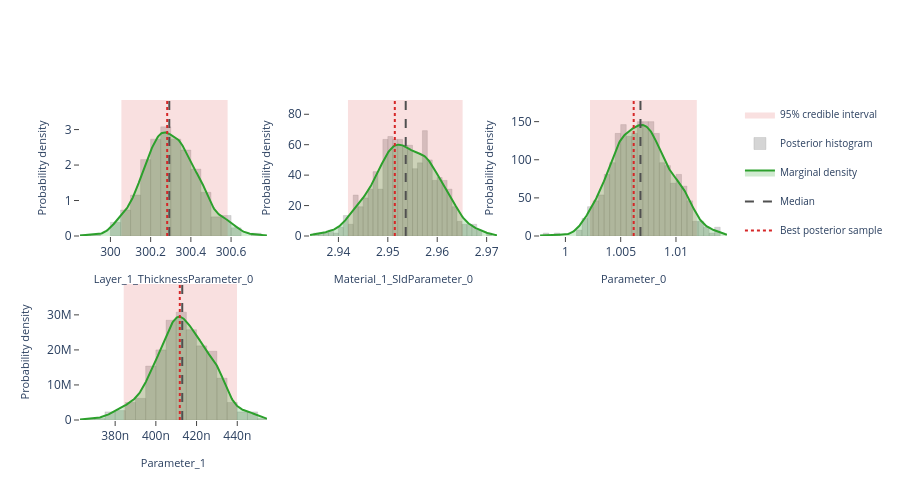

The code cell stored with this chart in its notebook:
### Markdown cell above
## Interactive posterior plots

The next three cells render the same Plotly figures that are shown on the
Bayesian Posterior tab of the EasyReflectometryApp:

* **Marginals** — per-parameter distribution: histogram + smooth KDE marginal,
  shaded 95% credible interval, and median / best-sample lines
  (`plot_distribution` or `posterior.distribution()`)
* **Corner plot** — pairwise marginals + 2-D contours + scatter (`plot_corner`)
* **Traces** — per-chain trace + marginal histogram (`plot_trace`)

The standalone helpers are called with ``return_figure=True`` so they return a
Plotly ``Figure`` that we render in the notebook with ``fig.show()``; the
``PosteriorResults`` methods return the figure directly.

### Code cell
# ---- Marginal posterior distributions ---------------------------------------
# One panel per free parameter, each overlaying the posterior histogram, a
# smooth Gaussian-KDE marginal, the shaded 95% credible interval, and the
# median / best-sample reference lines.  Mirrors the "Marginals" sub-tab in
# the EasyReflectometryApp.

# The PosteriorResults method passes ``logp`` through automatically so the
# best posterior sample (MAP) line is drawn:
fig = posterior.distribution()
fig.show()

# Standalone equivalent (pass ``logp`` to get the best-sample line):
# fig = plot_distribution(
#     posterior.draws,
#     posterior.param_names,
#     logp=posterior.logp,
#     return_figure=True,
# )
# fig.show()

### Figure 1 — Plotly figure (JSON) as saved in the notebook; plotly's stock layout.template omitted (floating-point values rounded to 4 significant figures; data arrays with more than 128 entries replaced by an {"elided": "..."} marker saying what was removed)
{"data": [{"fill": "toself", "fillcolor": "rgba(214, 39, 40, 0.14)", "hoverinfo": "skip", "legendgroup": "95% credible interval", "line": {"color": "rgba(214, 39, 40, 0.14)", "width": 0}, "mode": "lines", "name": "95% credible interval", "showlegend": true, "type": "scatter", "x": [300.1, 300.6, 300.6, 300.1, 300.1], "xaxis": "x", "y": [0.0, 0.0, 3.834, 3.834, 0.0], "yaxis": "y"}, {"histnorm": "probability density", "hovertemplate": "sample=%{x:.4f}<br>density: %{y:.2f}<extra></extra>", "legendgroup": "histogram", "marker": {"color": "rgba(120, 120, 120, 0.38)", "line": {"color": "rgba(120, 120, 120, 0.24)", "width": 1}}, "name": "Posterior histogram", "nbinsx": 40, "opacity": 0.82, "showlegend": true, "type": "histogram", "x": {"elided": "520 float values"}, "xaxis": "x", "yaxis": "y"}, {"fill": "tozeroy", "fillcolor": "rgba(44, 160, 44, 0.22)", "hovertemplate": "Layer_1_ThicknessParameter_0: %{x:.4f}<br>density: %{y:.4f}<extra></extra>", "legendgroup": "marginal", "line": {"color": "rgb(44, 160, 44)", "width": 2}, "mode": "lines", "name": "Marginal density", "showlegend": true, "type": "scatter", "x": {"elided": "256 float values"}, "xaxis": "x", "y": {"elided": "256 float values"}, "yaxis": "y"}, {"hovertemplate": "Median: %{x:.4f}<extra></extra>", "legendgroup": "Median", "line": {"color": "rgb(80, 80, 80)", "dash": "dash", "width": 2}, "mode": "lines", "name": "Median", "showlegend": true, "type": "scatter", "x": [300.3, 300.3], "xaxis": "x", "y": [0.0, 3.834], "yaxis": "y"}, {"hovertemplate": "Best posterior sample: %{x:.4f}<extra></extra>", "legendgroup": "Best posterior sample", "line": {"color": "rgb(214, 39, 40)", "dash": "dot", "width": 2}, "mode": "lines", "name": "Best posterior sample", "showlegend": true, "type": "scatter", "x": [300.3, 300.3], "xaxis": "x", "y": [0.0, 3.834], "yaxis": "y"}, {"fill": "toself", "fillcolor": "rgba(214, 39, 40, 0.14)", "hoverinfo": "skip", "legendgroup": "95% credible interval", "line": {"color": "rgba(214, 39, 40, 0.14)", "width": 0}, "mode": "lines", "name": "95% credible interval", "showlegend": false, "type": "scatter", "x": [2.942, 2.965, 2.965, 2.942, 2.942], "xaxis": "x2", "y": [0.0, 0.0, 89.38, 89.38, 0.0], "yaxis": "y2"}, {"histnorm": "probability density", "hovertemplate": "sample=%{x:.4f}<br>density: %{y:.2f}<extra></extra>", "legendgroup": "histogram", "marker": {"color": "rgba(120, 120, 120, 0.38)", "line": {"color": "rgba(120, 120, 120, 0.24)", "width": 1}}, "name": "Posterior histogram", "nbinsx": 40, "opacity": 0.82, "showlegend": false, "type": "histogram", "x": {"elided": "520 float values"}, "xaxis": "x2", "yaxis": "y2"}, {"fill": "tozeroy", "fillcolor": "rgba(44, 160, 44, 0.22)", "hovertemplate": "Material_1_SldParameter_0: %{x:.4f}<br>density: %{y:.4f}<extra></extra>", "legendgroup": "marginal", "line": {"color": "rgb(44, 160, 44)", "width": 2}, "mode": "lines", "name": "Marginal density", "showlegend": false, "type": "scatter", "x": {"elided": "256 float values"}, "xaxis": "x2", "y": {"elided": "256 float values"}, "yaxis": "y2"}, {"hovertemplate": "Median: %{x:.4f}<extra></extra>", "legendgroup": "Median", "line": {"color": "rgb(80, 80, 80)", "dash": "dash", "width": 2}, "mode": "lines", "name": "Median", "showlegend": false, "type": "scatter", "x": [2.954, 2.954], "xaxis": "x2", "y": [0.0, 89.38], "yaxis": "y2"}, {"hovertemplate": "Best posterior sample: %{x:.4f}<extra></extra>", "legendgroup": "Best posterior sample", "line": {"color": "rgb(214, 39, 40)", "dash": "dot", "width": 2}, "mode": "lines", "name": "Best posterior sample", "showlegend": false, "type": "scatter", "x": [2.951, 2.951], "xaxis": "x2", "y": [0.0, 89.38], "yaxis": "y2"}, {"fill": "toself", "fillcolor": "rgba(214, 39, 40, 0.14)", "hoverinfo": "skip", "legendgroup": "95% credible interval", "line": {"color": "rgba(214, 39, 40, 0.14)", "width": 0}, "mode": "lines", "name": "95% credible interval", "showlegend": false, "type": "scatter", "x": [1.002, 1.012, 1.012, 1.002, 1.002], "xaxis": "x3", "y": [0.0, 0.0, 178.4, 178.4, 0.0], "yaxis": "y3"}, {"histnorm": "probability density", "hovertemplate": "sample=%{x:.4f}<br>density: %{y:.2f}<extra></extra>", "legendgroup": "histogram", "marker": {"color": "rgba(120, 120, 120, 0.38)", "line": {"color": "rgba(120, 120, 120, 0.24)", "width": 1}}, "name": "Posterior histogram", "nbinsx": 40, "opacity": 0.82, "showlegend": false, "type": "histogram", "x": {"elided": "520 float values"}, "xaxis": "x3", "yaxis": "y3"}, {"fill": "tozeroy", "fillcolor": "rgba(44, 160, 44, 0.22)", "hovertemplate": "Parameter_0: %{x:.4f}<br>density: %{y:.4f}<extra></extra>", "legendgroup": "marginal", "line": {"color": "rgb(44, 160, 44)", "width": 2}, "mode": "lines", "name": "Marginal density", "showlegend": false, "type": "scatter", "x": {"elided": "256 float values"}, "xaxis": "x3", "y": {"elided": "256 float values"}, "yaxis": "y3"}, {"hovertemplate": "Median: %{x:.4f}<extra></extra>", "legendgroup": "Median", "line": {"color": "rgb(80, 80, 80)", "dash": "dash", "width": 2}, "mode": "lines", "name": "Median", "showlegend": false, "type": "scatter", "x": [1.007, 1.007], "xaxis": "x3", "y": [0.0, 178.4], "yaxis": "y3"}, {"hovertemplate": "Best posterior sample: %{x:.4f}<extra></extra>", "legendgroup": "Best posterior sample", "line": {"color": "rgb(214, 39, 40)", "dash": "dot", "width": 2}, "mode": "lines", "name": "Best posterior sample", "showlegend": false, "type": "scatter", "x": [1.006, 1.006], "xaxis": "x3", "y": [0.0, 178.4], "yaxis": "y3"}, {"fill": "toself", "fillcolor": "rgba(214, 39, 40, 0.14)", "hoverinfo": "skip", "legendgroup": "95% credible interval", "line": {"color": "rgba(214, 39, 40, 0.14)", "width": 0}, "mode": "lines", "name": "95% credible interval", "showlegend": false, "type": "scatter", "x": [3.842e-07, 4.399e-07, 4.399e-07, 3.842e-07, 3.842e-07], "xaxis": "x4", "y": [0.0, 0.0, 38810000.0, 38810000.0, 0.0], "yaxis": "y4"}, {"histnorm": "probability density", "hovertemplate": "sample=%{x:.4f}<br>density: %{y:.2f}<extra></extra>", "legendgroup": "histogram", "marker": {"color": "rgba(120, 120, 120, 0.38)", "line": {"color": "rgba(120, 120, 120, 0.24)", "width": 1}}, "name": "Posterior histogram", "nbinsx": 40, "opacity": 0.82, "showlegend": false, "type": "histogram", "x": {"elided": "520 float values"}, "xaxis": "x4", "yaxis": "y4"}, {"fill": "tozeroy", "fillcolor": "rgba(44, 160, 44, 0.22)", "hovertemplate": "Parameter_1: %{x:.4f}<br>density: %{y:.4f}<extra></extra>", "legendgroup": "marginal", "line": {"color": "rgb(44, 160, 44)", "width": 2}, "mode": "lines", "name": "Marginal density", "showlegend": false, "type": "scatter", "x": {"elided": "256 float values"}, "xaxis": "x4", "y": {"elided": "256 float values"}, "yaxis": "y4"}, {"hovertemplate": "Median: %{x:.4f}<extra></extra>", "legendgroup": "Median", "line": {"color": "rgb(80, 80, 80)", "dash": "dash", "width": 2}, "mode": "lines", "name": "Median", "showlegend": false, "type": "scatter", "x": [4.13e-07, 4.13e-07], "xaxis": "x4", "y": [0.0, 38810000.0], "yaxis": "y4"}, {"hovertemplate": "Best posterior sample: %{x:.4f}<extra></extra>", "legendgroup": "Best posterior sample", "line": {"color": "rgb(214, 39, 40)", "dash": "dot", "width": 2}, "mode": "lines", "name": "Best posterior sample", "showlegend": false, "type": "scatter", "x": [4.118e-07, 4.118e-07], "xaxis": "x4", "y": [0.0, 38810000.0], "yaxis": "y4"}], "layout": {"barmode": "overlay", "height": 500, "legend": {"font": {"size": 10}}, "plot_bgcolor": "white", "showlegend": true, "xaxis": {"anchor": "y", "domain": [0.0, 0.2889], "range": [299.8, 300.8], "showgrid": false, "ticks": "outside", "title": {"font": {"size": 11}, "text": "Layer_1_ThicknessParameter_0"}, "zeroline": false}, "xaxis2": {"anchor": "y2", "domain": [0.3556, 0.6444], "range": [2.934, 2.972], "showgrid": false, "ticks": "outside", "title": {"font": {"size": 11}, "text": "Material_1_SldParameter_0"}, "zeroline": false}, "xaxis3": {"anchor": "y3", "domain": [0.7111, 1.0], "range": [0.9977, 1.015], "showgrid": false, "ticks": "outside", "title": {"font": {"size": 11}, "text": "Parameter_0"}, "zeroline": false}, "xaxis4": {"anchor": "y4", "domain": [0.0, 0.2889], "range": [3.627e-07, 4.546e-07], "showgrid": false, "ticks": "outside", "title": {"font": {"size": 11}, "text": "Parameter_1"}, "zeroline": false}, "xaxis5": {"anchor": "y5", "domain": [0.3556, 0.6444], "showgrid": false, "ticks": "outside", "zeroline": false}, "xaxis6": {"anchor": "y6", "domain": [0.7111, 1.0], "showgrid": false, "ticks": "outside", "zeroline": false}, "yaxis": {"anchor": "x", "domain": [0.575, 1.0], "range": [0.0, 3.834], "showgrid": false, "ticks": "outside", "title": {"font": {"size": 11}, "text": "Probability density"}, "zeroline": false}, "yaxis2": {"anchor": "x2", "domain": [0.575, 1.0], "range": [0.0, 89.38], "showgrid": false, "ticks": "outside", "title": {"font": {"size": 11}, "text": "Probability density"}, "zeroline": false}, "yaxis3": {"anchor": "x3", "domain": [0.575, 1.0], "range": [0.0, 178.4], "showgrid": false, "ticks": "outside", "title": {"font": {"size": 11}, "text": "Probability density"}, "zeroline": false}, "yaxis4": {"anchor": "x4", "domain": [0.0, 0.425], "range": [0.0, 38810000.0], "showgrid": false, "ticks": "outside", "title": {"font": {"size": 11}, "text": "Probability density"}, "zeroline": false}, "yaxis5": {"anchor": "x5", "domain": [0.0, 0.425], "showgrid": false, "ticks": "outside", "zeroline": false}, "yaxis6": {"anchor": "x6", "domain": [0.0, 0.425], "showgrid": false, "ticks": "outside", "zeroline": false}}}
